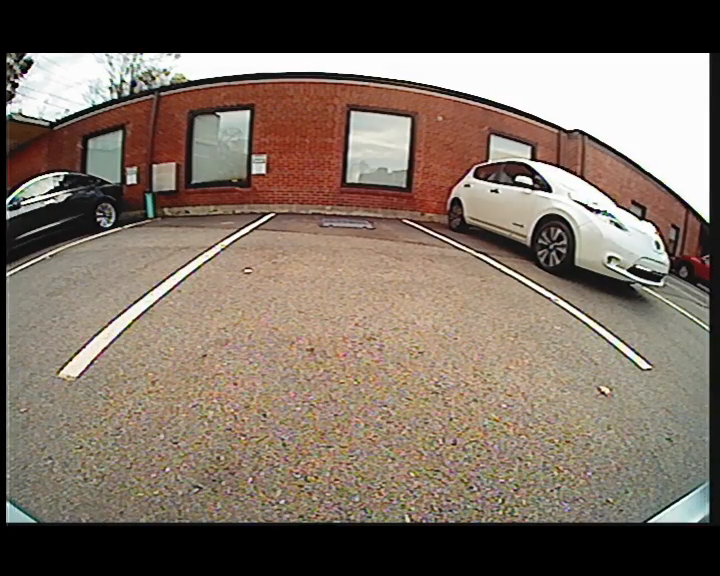
#> input picture frame 61 of projects/wiic/video/Video Quality Comparison/60_fps_1.mp4, 720 x 576 px, given in place of the camera
$ python auxcameragrabber.py --video projects/wiic/images/pad.png --image projects/wiic/images/fiducial.png
#> lines starting #> are read from the running program, lines starting #| are printed output that depends on the picture
### padChecker.py
import os
import numpy as np
import cv2
import sys
from pathlib import Path
import pickle
from imutils import contours
from matplotlib import pyplot as plt
from skimage.util import img_as_ubyte


# [7 lines left out: function invertLABluminance, not called in this run]


class padChecker:

    def __init__(self, cachePath='.'):
        self.channels = [0, 1]
        self.hist_size = [180, 256]
        self.hist_range = [0, 179, 0, 255]
        self.color_histogram_feature_file = cachePath + "/pickels/pad.pickle"
        self.histogram_source_file = cachePath + '/images/pad.png'
        self.bphist = None
        self.hist = None
        if (not os.path.exists(self.color_histogram_feature_file)):
            self.model = cv2.imread(self.histogram_source_file)  # Pad
            hists = self.generateModelHistogram(self.model)
            print("[INFO] serializing ...")
            f = open(self.color_histogram_feature_file, "wb")
            f.write(pickle.dumps(hists))
            f.close()
            self.hist = hists[0]
            self.bphist = hists[1]
        else:
            print("[INFO] loading model histogram...")
            hists = pickle.loads(open(self.color_histogram_feature_file, "rb").read())
            self.hist = hists[0]
            self.bphist = hists[1]

        if (self.hist is None) or (self.bphist is None):
            print("[ERROR] failed to create or rule loading model histogram...")

        print("[INFO] Model Successfully added ...")
        self.clear()

    # [20 lines left out: functions PrintImage, generateModelHistogram, not called in this run]

    def clear(self):
        self.intersection = []
        print("[INFO] History Cleared ...")

    def history(self):
        return self.intersection

    # [63 lines left out: functions check, region_of_interest, not called in this run]


# [93 lines that do not run on import are left out]

### wiitricity_settings.py
import numpy as np
import sys
import os
import math
import cv2
import datetime
import logging
from datetime import datetime
from pathlib import Path
import itertools
import geometry as utils
from itertools import combinations
from scipy.spatial.distance import cosine as cosine_scipy
from sklearn.neighbors import KDTree
from math import sqrt


'''
Initialization of common settings for WiiTricity image & videos

Image data location within a stored image or frame of video
frame_tl is the topleft corner of image data in the stored image or video frame
capture_size is the image size

'''
video_rois = {'one': dict(row_low=53, row_high=350, column_low=6, column_high=708),
              'hd2': dict(row_low=0, row_high=759, column_low=0, column_high=1919),
              'hd': dict(row_low = 0, row_high = 519, column_low = 0, column_high = 1279)}


# [4 lines left out: function initialize_settings_from_video_roi, not called in this run]


def initialize_settings(frame_tl, capture_size):
    settings = {'frameTopLeft': frame_tl, 'active_center_norm': (0.5, 0.5), 'active_radius_norm': 0.4,
                'capture_size': capture_size, 'cache': '.'}
    settings['use_channel'] = 'hsv' # supports hsv as well
    width = int(settings['capture_size'][0] + 0.5) - settings['frameTopLeft'][0] * 2
    height = int(settings['capture_size'][1] + 0.5) - settings['frameTopLeft'][1] * 2
    settings['frame_size'] = (width, height)
    settings['frameBottomRight'] = (frame_tl[0] + width, frame_tl[1] + height)
    settings['active_center'] = (int(width * settings['active_center_norm'][0]),
                                 int(height * settings['active_center_norm'][1]))

    settings['active_radius'] = int(height * settings['active_radius_norm'])
    settings['frame_count'] = 0
    settings['reduction'] = 1
    settings['ppMedianBlur'] = 7
    # Parameters for lucas kanade optical flow
    settings['lk_params'] = dict(winSize=(15, 15),
                                 maxLevel=4,
                                 criteria=(cv2.TERM_CRITERIA_EPS | cv2.TERM_CRITERIA_COUNT, 10, 0.03))

    # params for ShiTomasi corner detection
    settings['feature_params'] = dict(maxCorners=500,
                                      qualityLevel=0.3,
                                      minDistance=7,
                                      blockSize=7)
    #                          useHarrisDetector=False,
    #                          k=0.04)
    settings['max_distance'] = 5
    settings['min_features'] = 300
    settings['mask_diagonal_ratio'] = 2.5
    settings['vertical_horizon_norm'] = 0.15
    settings['write_frames_path'] = None
    # Other Choices 'hue' or 'gray'
    settings['display_source'] = 'native_color'
    settings['expected_minimum_size'] = [18,30]
    settings['display_frame_delay_seconds'] = 1 # -1 means dont delay
    settings['display_click_after_frame'] = False
    settings['restrict_to_view_angle'] = True
    settings['rects_too_small_area'] = 300
    ## Synthesize, runs input video but instead of captured frames it synthesizes a moving / rotating rectangle
    settings['synthesize_test'] = False
    settings['fiducial_load'] = True
    # If set to true, that is the only operation performed
    settings['fiducial_run'] = False

    return settings


# [31 lines left out: functions create_logging_directory, get_logger, not called in this run]

### auxcameragrabber.py
import os
import numpy as np
import cv2
import sys
import math
from pathlib import Path
import pickle
from padChecker import padChecker
from find_fiducial_wii import fiducialFinder

import time
import argparse  # provide interface for calling this script
import utils
from find_lines_lsd import lsd_lines
from wiitricity_settings import initialize_settings


def process_frame(frame, checker, settings_dict):
    settings = settings_dict
    settings['frame_count'] = settings['frame_count'] + 1
    tl = settings['frameTopLeft']
    br = settings['frameBottomRight']
    frame = cv2.medianBlur(frame, 7)
    frame_roi = frame[tl[1]: br[1], tl[0]: br[0]]
    display = frame[tl[1]: br[1], tl[0]: br[0]]
    lab_image = cv2.cvtColor(frame, cv2.COLOR_BGR2LAB)
    # Split LAB channels
    gray, a, b = cv2.split(lab_image)
    gray = gray[tl[1]: br[1], tl[0]: br[0]]

    start_time = time.time()
    y, mask, seethrough, cnts = checker.check(frame_roi)

    radius_2 = settings['active_radius']
    radius_2 = radius_2 * radius_2

    bbs = []
    contours = []
    for cnt in cnts:
        # find the largest contour in the mask, then use
        # it to compute the minimum enclosing circle
        bounding_rect = cv2.boundingRect(cnt)
        if utils.circleContainsBoundingRect(settings['active_center'], radius_2, bounding_rect):
            bbs.append(bounding_rect)
            contours.append(cnt)
            cv2.drawContours(display, cnt, -1, (128, 128, 128), -1)

    def draw_cross(img, center, color, d):
        cv2.line(img,
                 (center[0] - d, center[1]), (center[0] + d, center[1]), color, 1, cv2.LINE_AA, 0)
        cv2.line(img,
                 (center[0] , center[1] - d), (center[0] , center[1] + d),color, 1, cv2.LINE_AA, 0)

    for bb in bbs:
        area = bb[2] * bb[3]
        min_radius = math.sqrt(area / math.pi)
        cx = int(bb[0] + bb[2] / 2)
        cy = int(bb[1] + bb[3] / 2)
        draw_cross(display, (cx, cy), (0, 0, 255), 10)
        cv2.circle(display, (cx, cy), int(min_radius + 0.5), (255, 0, 0), -1)

    check_time = time.time()
    raw_lines = lsd_lines(gray)
    lines = []
    for line in raw_lines:
        if utils.circleContainsLine(settings['active_center'], radius_2, line):
            lines.append(line)

    lsd_time = time.time()
    lsd_time = lsd_time - check_time
    check_time = check_time - start_time
    print((check_time, lsd_time))

    for line in lines:
        angle = utils.get_line_angle(line)
        vert = angle % 90
        horz = angle % 180
        x1, y1, x2, y2 = line
        cv2.line(display, (x1, y1), (x2, y2), (0, vert * 255 / 90., horz * 255 / 180.), 2)

    vals = checker.history()
    maxi = np.max(vals)
    x = np.arange(len(vals))
    vals = np.multiply(settings['frame_size'][1], vals)
    vals = np.subtract(settings['frame_size'][1], vals)
    pts = np.vstack((x, vals)).astype(np.int32).T
    cv2.polylines(display, [pts], isClosed=False, color=(255, 0, 0))

    utils.drawString(frame, str(fcount))
    cv2.circle(display, settings['active_center'], settings['active_radius'], (0, 255, 0), 3)
    res = np.vstack((display, seethrough))
    return res


if __name__ == "__main__":

    # Get input parameters
    ap = argparse.ArgumentParser()
    ap.add_argument("-s", "--source", required=False, default='camera', help="camera -- default is camera")
    ap.add_argument("-v", "--video", required=False, help="path to input video file")
    ap.add_argument("-i", "--image", required=False, help="path to input image file")
    ap.add_argument("-c", "--cache", required=False, default='./projects/wiic',
                    help="path to cache directory relative to source code directory")
    ap.add_argument("-f", "--fiducial", required=False, default='no')

    args = vars(ap.parse_args())
    for (k, v) in args.items():
        print(k, v)

    file_folder = os.path.dirname(os.path.realpath(__file__))
    is_video_file = (not (args['video'] is None)) and args['source'] == 'file' and Path(args['video']).is_file()
    is_image_file = (not (args['image'] is None)) and args['source'] == 'file' and Path(args['image']).is_file()
    is_camera = not (is_video_file or is_image_file)
    cachePath = os.path.abspath(os.path.join(file_folder, args['cache']))

    if is_video_file:
        file_name = args['video']
    elif is_image_file:
        file_name = args['image']

    if args['fiducial'] and args['fiducial'] is 'yes':
        checker = fiducialFinder(cachePath)
    else:
        checker = padChecker(cachePath)
#> (reads projects/wiic/pickels/pad.pickle from the repository)

    cap = None
    if is_video_file:
        cap = cv2.VideoCapture(file_name)  # Capture video from file
    elif is_image_file:
        image = cv2.imread(file_name)
    elif is_camera:
        cap = cv2.VideoCapture(0)  # Capture video from camera

    if is_image_file:
        # setup settings based on capture size and padding for black regions around
        shape = image.shape
        settings = initialize_settings((10, 60), (shape[1], shape[0]))
        res = process_frame(image, checker, settings)
        cv2.imshow('image', res)
        cv2.waitKey(0)

    else:
        settings = initialize_settings((10, 60),
                                       (cap.get(cv2.CAP_PROP_FRAME_WIDTH), cap.get(cv2.CAP_PROP_FRAME_HEIGHT)))
        ret, frame = cap.read()
#> frame is the input picture: shape (576, 720, 3); mean B, G, R 98.2, 109.8, 123.5
        if ret == False: exit(1)
        fcount = 1
        while (cap.isOpened()):
            ret, frame = cap.read()
            if not ret: continue
            res = process_frame(frame, checker, settings)
#> in process_frame, `frame = cv2.medianBlur(frame, 7)`:
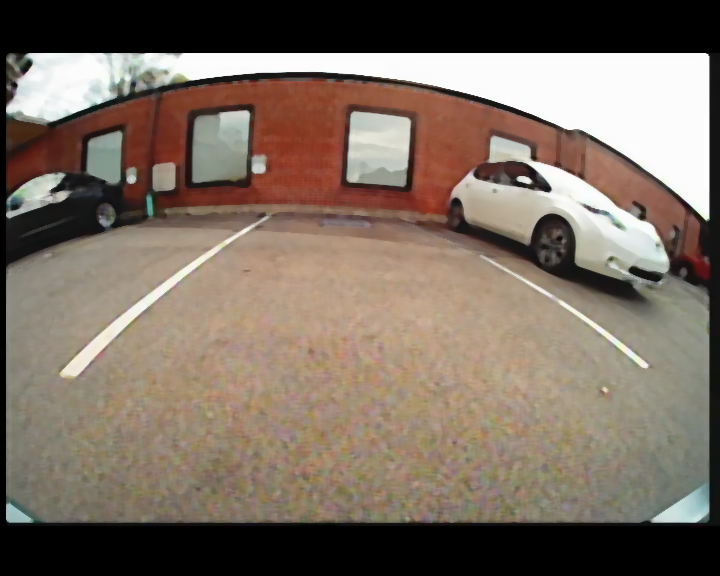
#> frame: shape (576, 720, 3); mean of channels 0, 1, 2 98.4, 110.3, 124.1; drawn as B, G, R
#> in process_frame, `frame_roi = frame[tl[1]: br[1], tl[0]: br[0]]`:
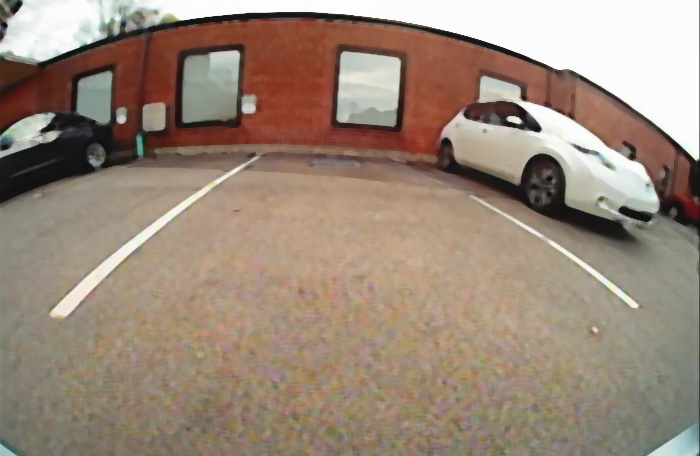
#> frame_roi: shape (456, 700, 3); mean of channels 0, 1, 2 121.7, 136.8, 154.8; drawn as B, G, R
#> in process_frame, `lab_image = cv2.cvtColor(frame, cv2.COLOR_BGR2LAB)`: lab_image: shape (576, 720, 3); mean of channels 0, 1, 2 118.3, 131.7, 136.8
#> in process_frame, `gray, a, b = cv2.split(lab_image)`:
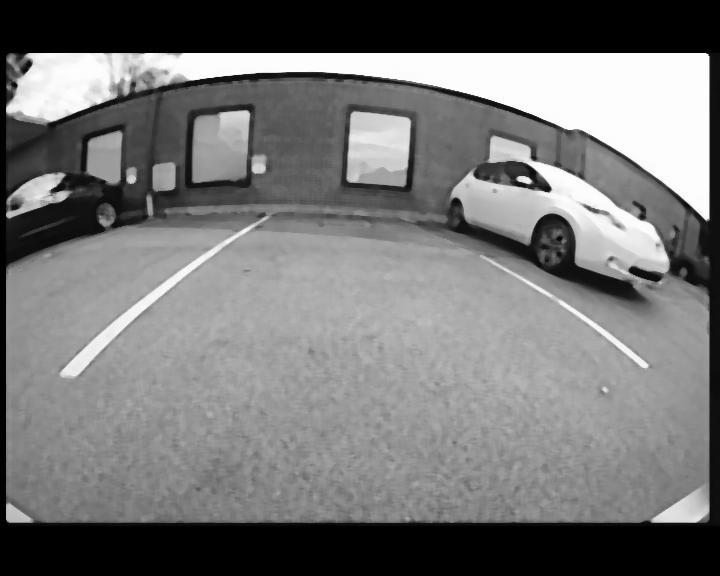
#> gray: shape (576, 720); min 0, max 254, mean 118.3
#> in process_frame, `gray, a, b = cv2.split(lab_image)`:
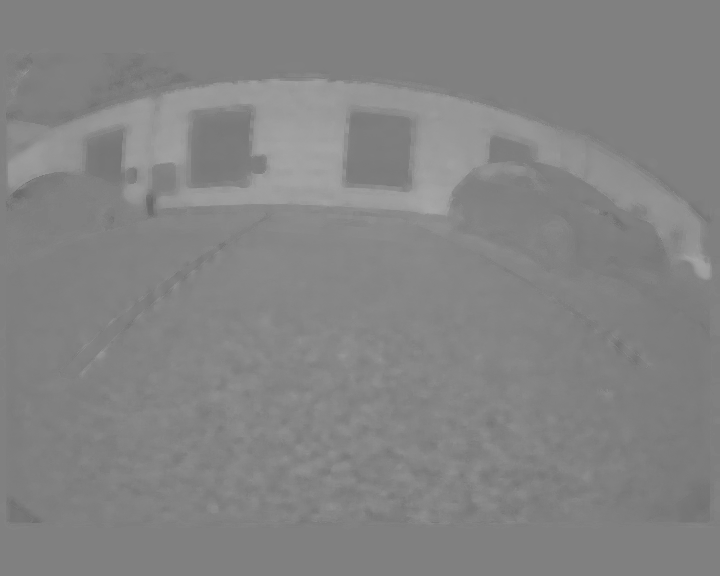
#> a: shape (576, 720); min 103, max 167, mean 131.7
#> in process_frame, `gray = gray[tl[1]: br[1], tl[0]: br[0]]`:
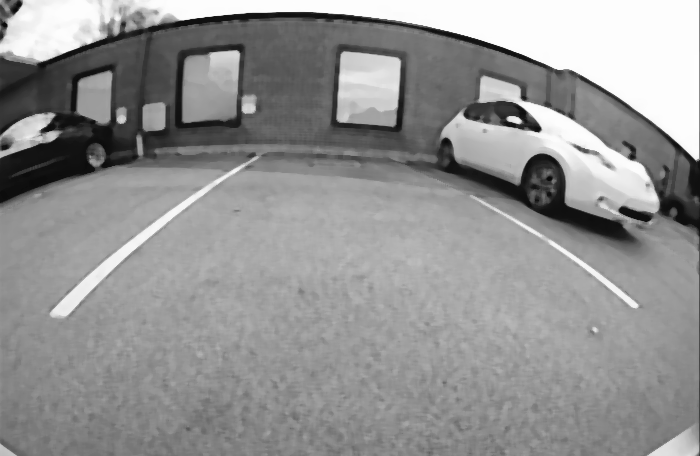
#> gray: shape (456, 700); min 9, max 254, mean 147.2
#> (the run stopped early here; a loop or call above may not have finished)
